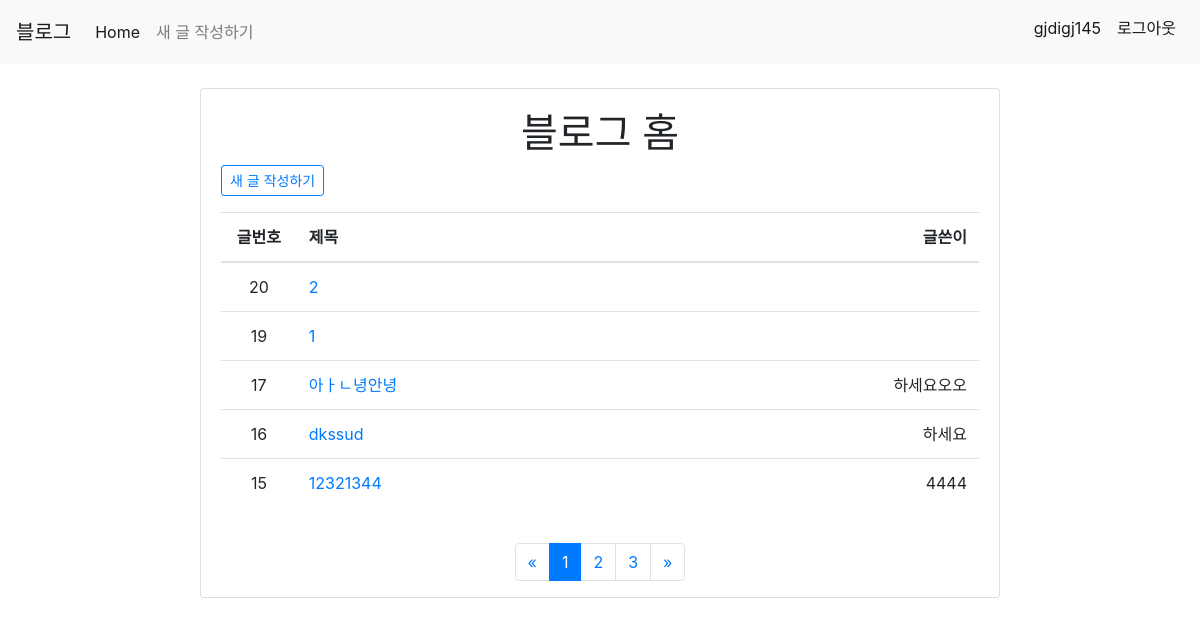
Before: / (signed in) with the older database file.
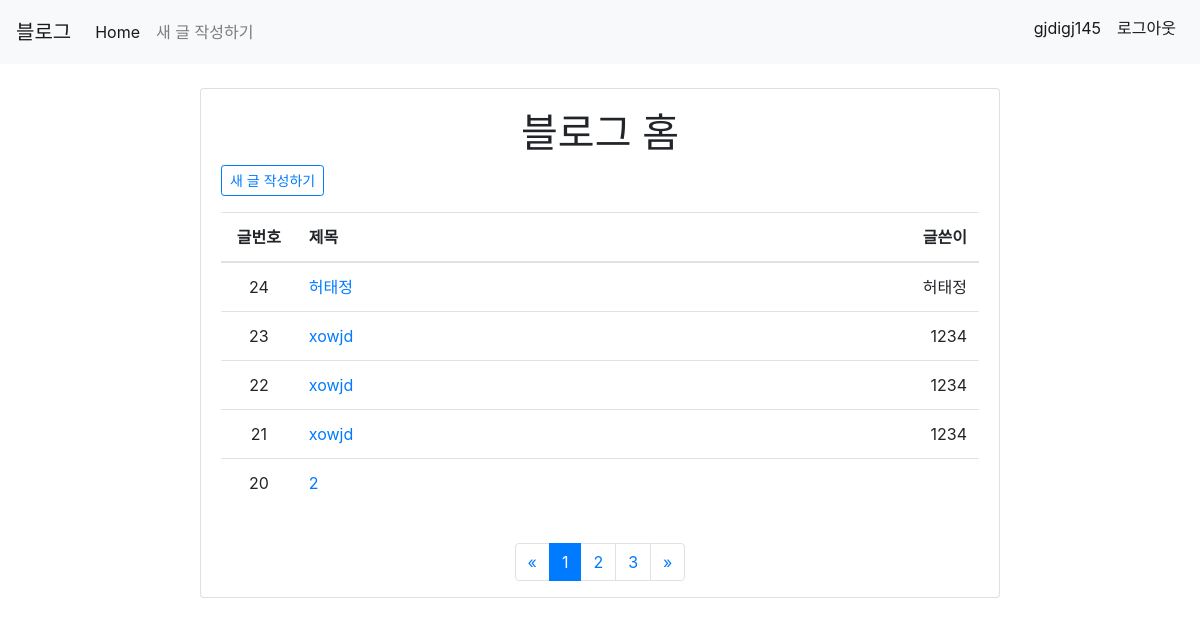
After: the same page with the newer database file.
### blogapp/models.py (models this page shows, shortened)
class Blog(models.Model):
    title = models.CharField(max_length=50)
    writer = models.CharField(max_length=50)
    body = models.TextField()

### blogapp/views.py (the view)
# urls.py: 2. Add a URL to urlpatterns:  path('', views.home, name='home')
def home(request):
    blogs = Blog.objects.all().order_by('-id')
    paginator = Paginator(blogs, 5)
    page = request.GET.get('page', 1)
    blog_page = paginator.get_page(page)
    return render(request, 'home.html', {'blogs':blog_page})

### blogapp/templates/home.html
{% extends 'base.html' %}
{% block content %}
<div class="card account-form-large">
  <div class="card-body">
    <div>
      <h1 class="textcenter">블로그 홈</h1>
      {% if user.is_authenticated %}
      <button type="button" class="btn-sm btn btn-outline-primary"style="margin-bottom:1rem;"><a href="{% url 'new' %}">새 글
          작성하기</a></button>
      {% endif %}
    </div>
    <table class="table">
      <thead>
        <th width="10%" class="textcenter">글번호</th>
        <th width="40%">제목</th>
        <th width="30%" class="textcenter textright">글쓴이</th>
      </thead>
      <tbody>
        {% for blog in blogs %}
        <tr>
          <td width="8%" class="textcenter">{{blog.id}}</td>
          <td width="64%"><a href="{% url 'detail' blog.id %}">{{ blog.title }}</a></td>
          <td width="40%" class="textcenter textright">{{ blog.writer }}</td>
        </tr>
        {% endfor %}
      </tbody>
    </table>
  </div>
  <nav class="margin-side">
    <ul class="pagination">
      <li class="page-item">
        <a class="page-link" href="?page=1" aria-label="first">
          <span aria-hidden="true">&laquo;</span>
        </a>
      </li>
      {% for i in blogs.paginator.page_range %}
      <li class="page-item {% if i == blogs.number %}active{% endif %}"><a class="page-link"
          href="?page={{i}}">{{i}}</a>
      </li>
      {% endfor %}
      <li class="page-item">
        <a class="page-link" href="?page={{blogs.paginator.num_pages}}" aria-label="last">
          <span aria-hidden="true">&raquo;</span>
        </a>
      </li>
    </ul>
  </nav>
</div>
</div>
{% endblock %}

Changed rows visible on the page:
no longer on this page (row unchanged): Blog: id "19", title "1"
no longer on this page (row unchanged): Blog: id "17", title "아ㅏㄴ녕안녕", writer "하세요오오"
no longer on this page (row unchanged): Blog: id "16", title "dkssud", writer "하세요"
no longer on this page (row unchanged): Blog: id "15", title "12321344", writer "4444"
added Blog: id "24", title "허태정", writer "허태정"
added Blog: id "23", title "xowjd", writer "1234"
added Blog: id "22", title "xowjd", writer "1234"
added Blog: id "21", title "xowjd", writer "1234"
